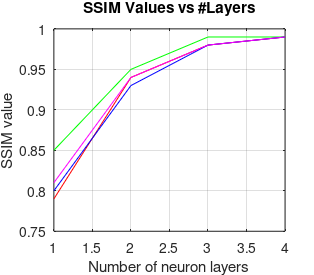

Reproduce this figure in MATLAB.
% Script que genera la grafica del SSIM:
layers = [1 2 3 4];
mseBaboon = [0.79 0.94 0.98 0.99];
mseHouse = [0.85 0.95 0.99 0.99];
mseLake = [0.80 0.93 0.98 0.99];
mseLena = [0.81 0.94 0.98 0.99];


% plot(layers, mseBaboon,'-s','MarkerSize',5,...
%     'MarkerEdgeColor','red','MarkerFaceColor','red', 'color', 'red')
% hold on,
% plot(layers, mseHouse,'-o','MarkerSize',5,...
%    'MarkerEdgeColor','green','MarkerFaceColor','green', 'color', 'green')
% 
% plot(layers, mseLake,'-^','MarkerSize',5,...
%     'MarkerEdgeColor','blue','MarkerFaceColor','blue', 'color', 'blue')
% plot(layers, mseLena,'-v','MarkerSize',5,...
%     'MarkerEdgeColor','mag','MarkerFaceColor','mag', 'color', 'mag')

plot(layers, mseBaboon,'color', 'red')
hold on,
plot(layers, mseHouse, 'color', 'green')

plot(layers, mseLake, 'color', 'blue')
plot(layers, mseLena, 'color', 'mag')

% plot(layers, mseBaboon)
% hold on,
% plot(layers, mseHouse)
% 
% plot(layers, mseLake)
% plot(layers, mseLena)

%legend({'Baboon','House','Lake','Lena'},'Location','southeast')

xlabel('Number of neuron layers')
ylabel('SSIM value')

title('SSIM Values vs #Layers')

grid

set(gcf,'PaperUnits','centimeters');
set(gcf,'PaperOrientation','portrait');
set(gcf,'PaperPositionMode','manual');
set(gcf,'PaperSize',[8 7]);
set(gcf,'PaperPosition',[0 0 8 7]);
set(gca,'fontsize',10);
%saveas(gcf,'Mifigura.fig','fig');
saveas(gcf,'graficaSSIMPoda.pdf','pdf');

%plot(layers, mseBaboon, layers, mseHouse,layers, mseLake,layers, mseLena), legend('Baboon','House','Lake','Lena');